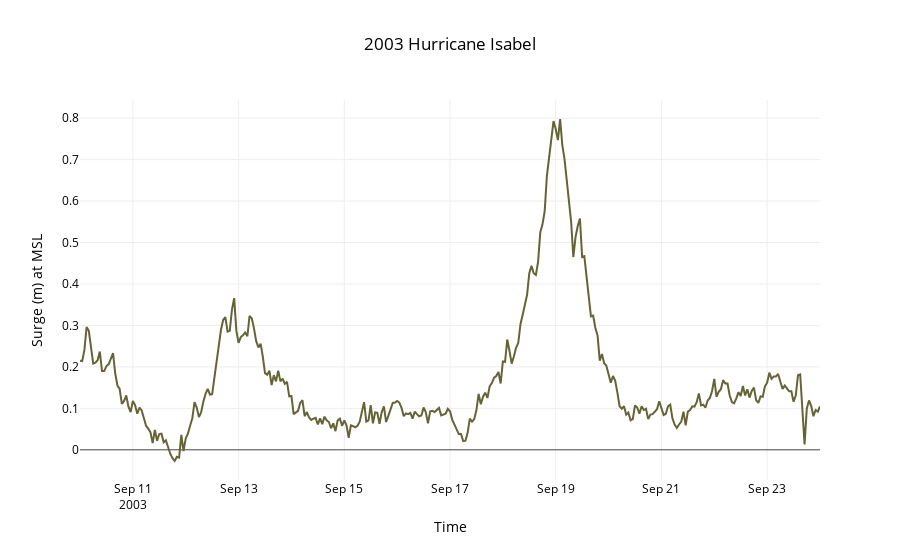

Notebook code for this chart:
### Markdown cell above
### Ocean City, MD

### Code cell
data = utils.noaa_surge('8570283','20030827','20030926')
title,x,y = '2003 Hurricane Isabel','Time','Surge (m) at MSL'
layout=utils.layout(title,x,y)
fig = go.Figure(data=data, layout=layout)
interactive = iplot(fig)

### Figure 1 — Plotly figure (JSON) as saved in the notebook; plotly's stock layout.template omitted (floating-point values rounded to 4 significant figures; data arrays with more than 128 entries replaced by an {"elided": "..."} marker saying what was removed)
{"data": [{"line": {"color": "rgb(100, 100, 53)"}, "mode": "lines", "name": "NOAA Observation", "type": "scatter", "uid": "4accab42-cd53-4acb-a3ce-2ccd0115864b", "x": {"elided": "337 str values"}, "y": {"elided": "337 float values"}}], "layout": {"autosize": true, "font": {"color": "rgb(0, 0, 0)"}, "legend": {"orientation": "h"}, "paper_bgcolor": "rgb(255,255,255)", "plot_bgcolor": "rgb(255,255,255)", "title": "2003 Hurricane Isabel", "xaxis": {"autorange": true, "range": ["2003-09-10", "2003-09-24"], "title": "Time", "type": "date"}, "yaxis": {"autorange": true, "range": [-0.07283, 0.8438], "title": "Surge (m) at MSL", "type": "linear"}}}
